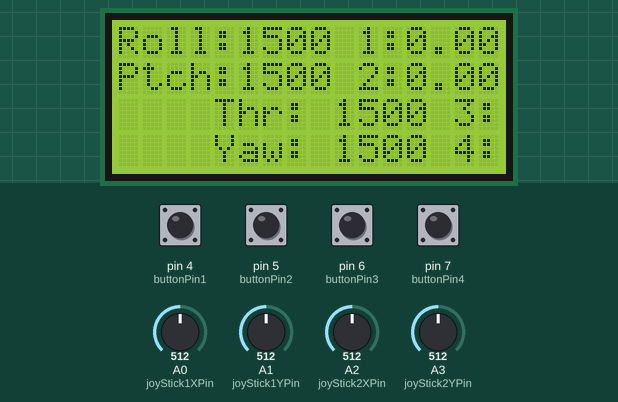
Recording of a sketch running on a simulated Arduino Uno, built with avr-gcc and run on an emulated ATmega328P. On the bench: 16×4 character LCD. The test bench sets the inputs (shaded band); at power-on: pin 4 (buttonPin1), pin 5 (buttonPin2), pin 6 (buttonPin3), pin 7 (buttonPin4) LOW, A0 (joyStick1XPin) = 512, A1 (joyStick1YPin) = 512, A2 (joyStick2XPin) = 512, A3 (joyStick2YPin) = 512. No radio packets arrive unless stated.

Above: at 4.2 s.
4.3 s: A0 (joyStick1XPin) set to 716
At 5.5 s:
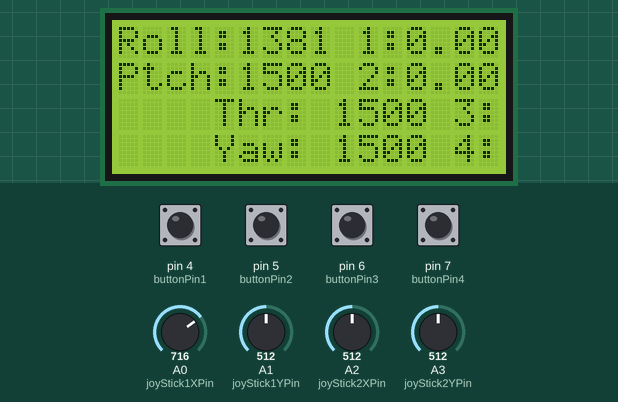
7.3 s: A1 (joyStick1YPin) set to 716
At 8.7 s:
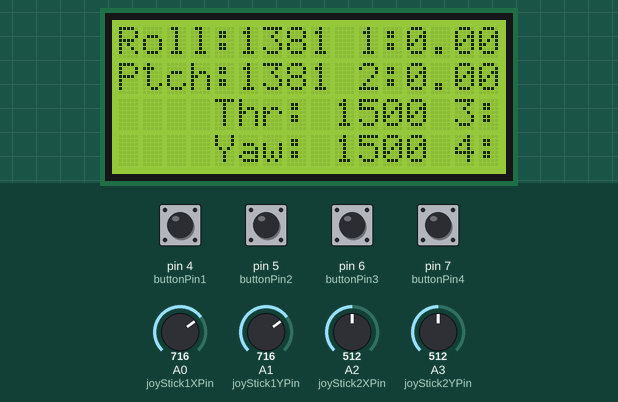
10.3 s: A2 (joyStick2XPin) set to 716
At 10.7 s:
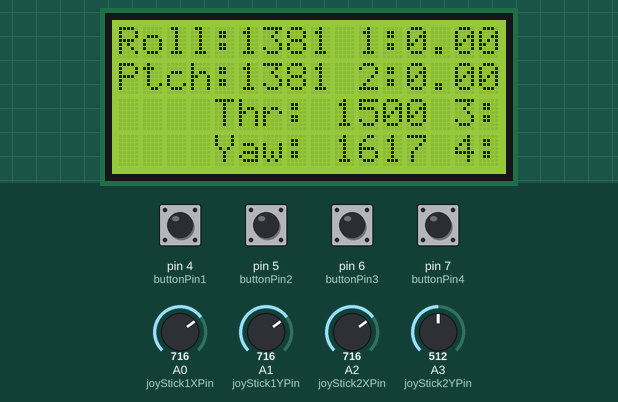
13.3 s: A3 (joyStick2YPin) set to 716
At 14.0 s:
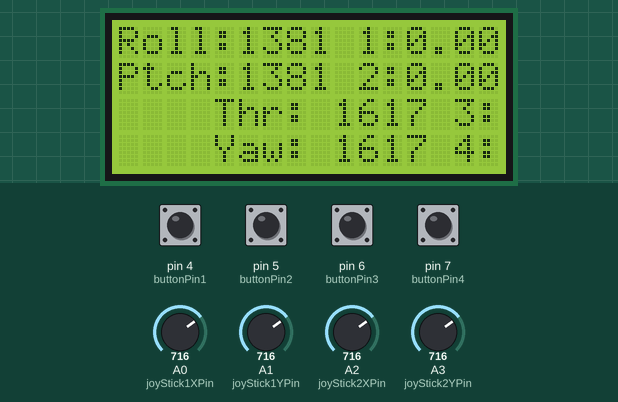
16.3 s: A0 (joyStick1XPin) set to 992
At 17.3 s:
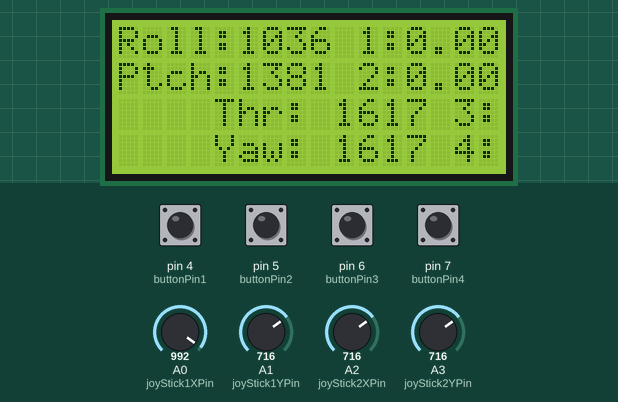
19.3 s: A1 (joyStick1YPin) set to 992
At 19.7 s:
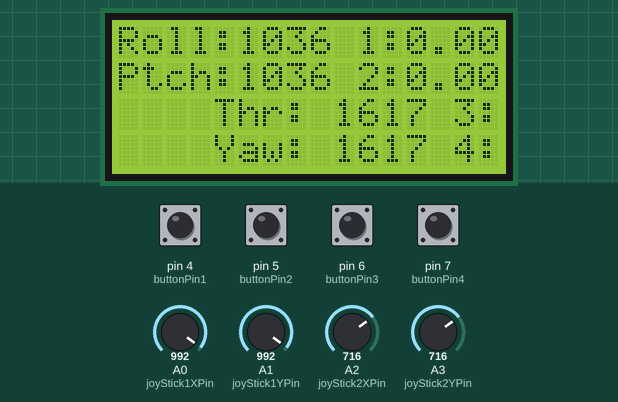
Timing chart, 0 to 22.3 s (numbered marks = the images above; inputs shaded):
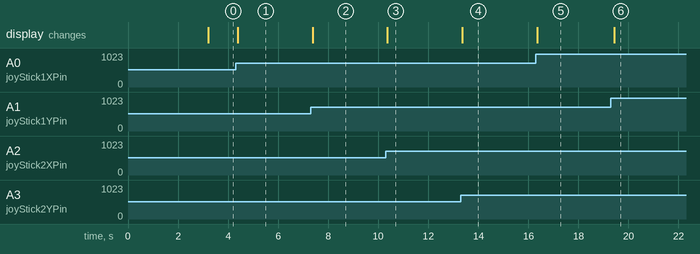

The sketch:

Controller_Code.ino.ino
```cpp
//imports

#include <SPI.h>
//#include <Wire.h>
#include <LiquidCrystal_I2C.h>
#include <nRF24L01.h>
#include <RF24.h>


//lcd

LiquidCrystal_I2C lcd(0x27, 16,4);  //FIRST PARAMETER IS BUS ADDRESS FOR LCD, SECOND AND THIRD: PINS


//Antenna

#define AntennaCEPin  9
#define AntennaCSNPin  10

////radio and transmissions

const uint64_t pipe = 0xE8E8F0F0E1LL; //sets transmission channel
RF24 radio (AntennaCEPin, AntennaCSNPin);

//buttons

#define buttonPin1  4
#define buttonPin2  5
#define buttonPin3  6
#define buttonPin4  7

//Joysticks

#define joyStick1XPin  0
#define joyStick1YPin  1
#define joyStick2XPin  2
#define joyStick2YPin  3

#define DEADZONE    110         // distance from center for defining "deadzone"
#define DEADPULSE   1500      // default "center" pulse width
#define MINPULSE    1000      // minimum pulse width
#define MAXPULSE    2000      // maximum pulse width
#define CHANNELS    8         // number of channels
#define XBYTES      18        // number of bytes to be transmited


//controller initialize

boolean controllerOn = true;

//joystick values

int jSValue1X = 0;
int jSValue1Y = 0;
int jSValue2X = 0;
int jSValue2Y = 0;

//button state

int buttonState1 = 0;
int buttonState2 = 0;
int buttonState3 = 0;
int buttonState4 = 0;


//Values to transmit
byte transmitBytes[XBYTES];        // 2 bytes per value
int  pulseValues[CHANNELS];          // actual pulse values {Throttle Y2, Roll X1, Pitch Y1, Yaw X2}
int  transmitDelay = 10000;   // microseconds between transmissions
unsigned long startTime;      // used to find elapsed time
unsigned long stopTime;       // used to find elapsed time

//Variables for calculating pulse widths
bool   reverseX1  = true;    // reverse axis direction roll
bool   reverseY1  = true;     // reverse axis direction pitch
bool   reverseX2  = false;    // reverse axis direction yaw
bool   reverseY2  = false;     // reverse axis direction throttle


void setup() {

  Serial.begin(9600);
  initializeDisplay();
  displayOnLine("Controller", 0, 1);
  displayOnLine("Prototype", 1, 1);
  delay(3000);
  while(digitalRead(1)){ //security
    displayOnLine("set switches", 0, 1);
    displayOnLine("to Low", 1, 1);
  }

  radio.begin();
  radio.openWritingPipe(pipe); //begins trans

  pinMode(buttonPin1, INPUT);
  pinMode(buttonPin2, INPUT);
  pinMode(buttonPin3, INPUT);
  pinMode(buttonPin4, INPUT);


}
void loop() {


  while(controllerOn == true){

    pulseValues[0] = pulseCalculate2(joyStick1XPin, 1.25, 512, reverseX1); //Roll
    pulseValues[1] = pulseCalculate2(joyStick1YPin, 1.25, 512, reverseY1); //Pitch
    pulseValues[2] = pulseCalculate2(joyStick2YPin, 1.25, 512, reverseY2); //Throttle
    pulseValues[3] = pulseCalculate2(joyStick2XPin, 1.25, 512, reverseX2); //Yaw
//    pulseValues[4] = pulseCalculate(AUX1, false); //Aux1
//    pulseValues[5] = pulseCalculate(AUX2, false); //Aux2
//    pulseValues[6] = pinPulse(AUX3); //Aux3
//    pulseValues[7] = pinPulse(AUX4); //Aux4

    pulseToByteArray(pulseValues, transmitBytes);
    transmitBytes[XBYTES-2] = 1;
    transmitBytes[XBYTES-1] = 1;

    radio.write( transmitBytes, sizeof(transmitBytes) );

   runLCDJoyStickPositions();
   RunButtons();
  }

}


int pulseCalculate(int aPin, bool reverse)
{
  float input;
  int pulseOut;
  int readVal = reverseAxis(analogRead(aPin), reverse);
  input = (float)readVal;
  pulseOut = (int)(input*1000.0/1023.0);
  pulseOut += MINPULSE;
  return pulseOut;
}// end pulseCalculate()


void pulseToByteArray(int pulses[], byte bytes[])
{
  for (int i = 0; i < CHANNELS; i++)
  {
    bytes[2*i] = pulses[i]/256;
    bytes[2*i+1] = pulses[i]%256;
  }
}// end pulseToByteArray()


int pulseCalculate2(int aPin, float sensitivity, int center, bool reverse)
{
  int pulseOut;
  int readVal = reverseAxis(analogRead(aPin), reverse);
  if (readVal >= center - DEADZONE && readVal <= center + DEADZONE)
    pulseOut = DEADPULSE;
  if (readVal < center - DEADZONE)
    pulseOut =(int)(sensitivity * (readVal - (center - DEADZONE)) + DEADPULSE);
  if (readVal > center + DEADZONE)
    pulseOut =(int)(sensitivity * (readVal - (center + DEADZONE)) + DEADPULSE);
  if (pulseOut < MINPULSE)
    pulseOut = MINPULSE;
  if (pulseOut > MAXPULSE)
    pulseOut = MAXPULSE;
  return pulseOut;
}// end pulseCalculate()

int reverseAxis(int axis, bool reverse)
{
  if (reverse)
    axis = 1023 - axis;
  return axis;
} // ens reverseAxis()


void RunButtons(){


    buttonState1 = digitalRead(buttonPin1);
    buttonState2 = digitalRead(buttonPin2);
    buttonState3 = digitalRead(buttonPin3);
    buttonState4 = digitalRead(buttonPin4);

    // Buttons
    if (buttonState1 == HIGH) {//shutDown
      controllerOn = false;

    }
    if (buttonState2 == HIGH){

    }
    if (buttonState3 == HIGH){

    }
    if (buttonState4 == HIGH){

    }


}
void RunJoySticks(){
  while (controllerOn == true){
    jSValue1X = analogRead(joyStick1XPin);
    jSValue1Y = analogRead(joyStick1YPin);
    jSValue2X = analogRead(joyStick2XPin);
    jSValue2Y = analogRead(joyStick2YPin);
    delay(100);
  }
}

void runLCDJoyStickPositions()
{
displayOnLine("Roll:", 0, 0);
  lcd.print(pulseValues[0]);
  displayOnLine("Ptch:", 1, 0);
  lcd.print(pulseValues[1]);
  lcd.print("    ");
  displayOnLine("Thr: ", 2, 0);
  lcd.print(pulseValues[2]);
  displayOnLine("Yaw: ", 3, 0);
  lcd.print(pulseValues[3]);
  displayOnLine(" 1:", 0, 9);
  lcd.print((float)pulseValues[4]/1000);
  displayOnLine(" 2:", 1, 9);
  lcd.print((float)pulseValues[5]/1000);
  displayOnLine(" 3:", 2, 9);
    if (pulseValues[6]>1000)
      lcd.print("high");
    else
      lcd.print("low ");
  displayOnLine(" 4:", 3, 9);
    if (pulseValues[7]>1000)
      lcd.print("high");
    else
      lcd.print("low ");
}


void initializeDisplay (){
  lcd.begin(16,4);
  lcd.backlight();
}

void displayOnLine(String script, int row, int col)
{
  lcd.setCursor(col, row);
  lcd.print(script);
}
```

Measured:
- after the input at 4.3 s, the display: changes after 0.08 s (image 1)
- after the input at 7.3 s, the display: changes after 0.08 s (image 2)
- after the input at 10.3 s, the display: changes after 0.07 s (image 3)
- after the input at 13.3 s, the display: changes after 0.06 s (image 4)
- after the input at 16.3 s, the display: changes after 0.06 s (image 5)
- after the input at 19.3 s, the display: changes after 0.13 s (image 6)
